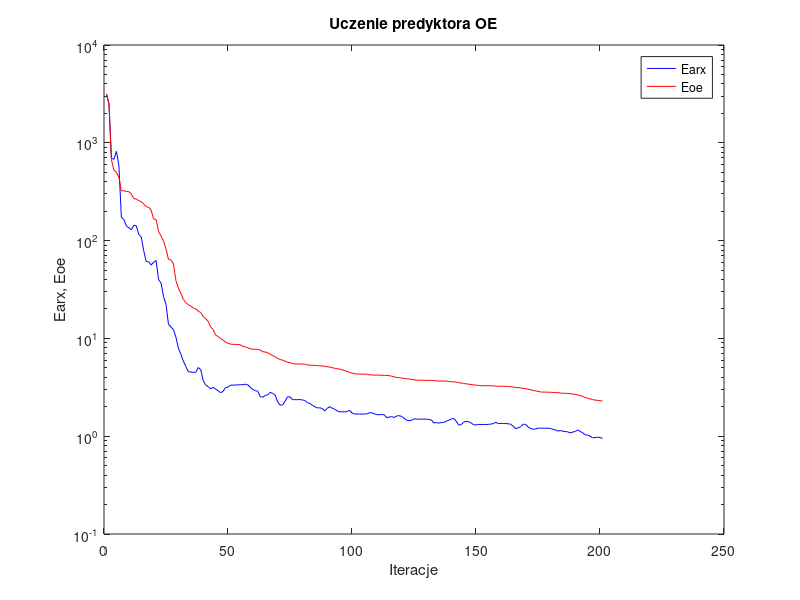
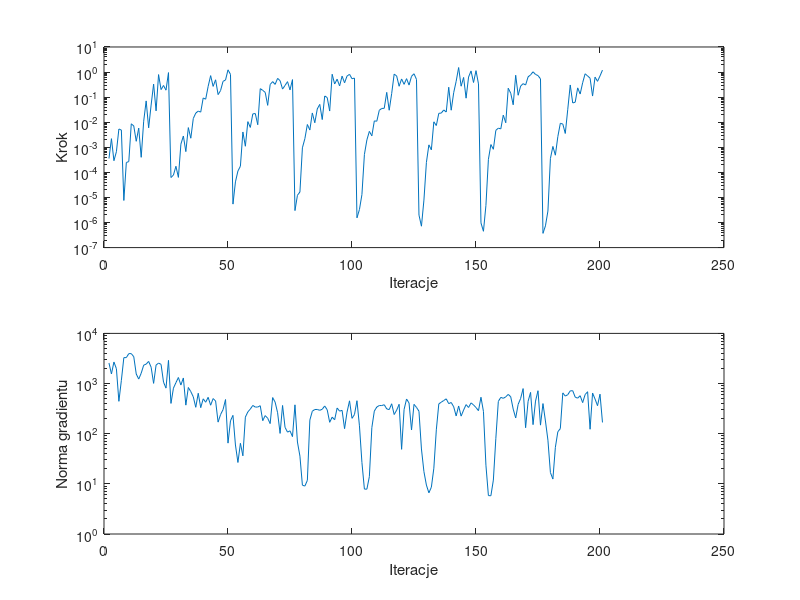

Here is the MATLAB script that generated these plots, in order:
%uczenie predyktora oe
clear all;
n=0; farx(n+1)=3.154164e+003; foe(n+1)=3.137521e+003; wspucz(n+1)=0.000000e+000; ng(n+1)=0.000000e+000;
%odnowa zmiennej metryki
n=1; farx(n+1)=2.524024e+003; foe(n+1)=2.483306e+003; krok(n+1)=3.569431e-004; ng(n+1)=2.569311e+003;
n=2; farx(n+1)=6.955816e+002; foe(n+1)=6.708656e+002; krok(n+1)=2.209886e-003; ng(n+1)=1.553250e+003;
n=3; farx(n+1)=6.783759e+002; foe(n+1)=5.246333e+002; krok(n+1)=2.917458e-004; ng(n+1)=2.688661e+003;
n=4; farx(n+1)=8.171037e+002; foe(n+1)=4.973868e+002; krok(n+1)=6.647718e-004; ng(n+1)=1.978011e+003;
n=5; farx(n+1)=5.904616e+002; foe(n+1)=4.446284e+002; krok(n+1)=5.368339e-003; ng(n+1)=4.423831e+002;
n=6; farx(n+1)=1.729339e+002; foe(n+1)=3.239636e+002; krok(n+1)=4.871925e-003; ng(n+1)=1.156336e+003;
n=7; farx(n+1)=1.647239e+002; foe(n+1)=3.227931e+002; krok(n+1)=7.578315e-006; ng(n+1)=3.284490e+003;
n=8; farx(n+1)=1.412719e+002; foe(n+1)=3.180620e+002; krok(n+1)=2.460936e-004; ng(n+1)=3.290220e+003;
n=9; farx(n+1)=1.353629e+002; foe(n+1)=3.164579e+002; krok(n+1)=2.709151e-004; ng(n+1)=3.949000e+003;
n=10; farx(n+1)=1.290539e+002; foe(n+1)=2.998487e+002; krok(n+1)=8.647968e-003; ng(n+1)=3.951042e+003;
n=11; farx(n+1)=1.432403e+002; foe(n+1)=2.681924e+002; krok(n+1)=7.088910e-003; ng(n+1)=3.426981e+003;
n=12; farx(n+1)=1.420525e+002; foe(n+1)=2.665690e+002; krok(n+1)=1.735363e-003; ng(n+1)=1.550409e+003;
n=13; farx(n+1)=1.159877e+002; foe(n+1)=2.558964e+002; krok(n+1)=5.828795e-003; ng(n+1)=1.227664e+003;
n=14; farx(n+1)=1.096652e+002; foe(n+1)=2.503362e+002; krok(n+1)=3.985828e-004; ng(n+1)=1.607900e+003;
n=15; farx(n+1)=7.906073e+001; foe(n+1)=2.365411e+002; krok(n+1)=1.095618e-002; ng(n+1)=2.326338e+003;
n=16; farx(n+1)=6.116549e+001; foe(n+1)=2.223879e+002; krok(n+1)=7.071636e-002; ng(n+1)=2.440245e+003;
n=17; farx(n+1)=6.081258e+001; foe(n+1)=2.191801e+002; krok(n+1)=5.967206e-003; ng(n+1)=2.763098e+003;
n=18; farx(n+1)=5.631583e+001; foe(n+1)=2.051050e+002; krok(n+1)=4.834060e-002; ng(n+1)=2.119044e+003;
n=19; farx(n+1)=5.999255e+001; foe(n+1)=1.664947e+002; krok(n+1)=3.307424e-001; ng(n+1)=1.008201e+003;
n=20; farx(n+1)=6.258224e+001; foe(n+1)=1.644596e+002; krok(n+1)=2.835564e-002; ng(n+1)=2.338279e+003;
n=21; farx(n+1)=4.002717e+001; foe(n+1)=1.247925e+002; krok(n+1)=7.927530e-001; ng(n+1)=2.554709e+003;
n=22; farx(n+1)=3.685443e+001; foe(n+1)=1.110074e+002; krok(n+1)=2.002215e-001; ng(n+1)=2.418693e+003;
n=23; farx(n+1)=2.672326e+001; foe(n+1)=9.903789e+001; krok(n+1)=2.910883e-001; ng(n+1)=1.066363e+003;
n=24; farx(n+1)=2.232157e+001; foe(n+1)=8.201842e+001; krok(n+1)=1.895930e-001; ng(n+1)=8.106211e+002;
n=25; farx(n+1)=1.392744e+001; foe(n+1)=6.421732e+001; krok(n+1)=9.528451e-001; ng(n+1)=2.898955e+003;
%odnowa zmiennej metryki
n=26; farx(n+1)=1.305761e+001; foe(n+1)=6.327659e+001; krok(n+1)=6.235827e-005; ng(n+1)=4.016754e+002;
n=27; farx(n+1)=1.229397e+001; foe(n+1)=5.819294e+001; krok(n+1)=7.813213e-005; ng(n+1)=8.100026e+002;
n=28; farx(n+1)=1.030296e+001; foe(n+1)=3.896617e+001; krok(n+1)=1.752601e-004; ng(n+1)=1.041622e+003;
n=29; farx(n+1)=7.950048e+000; foe(n+1)=3.265070e+001; krok(n+1)=6.307208e-005; ng(n+1)=1.320509e+003;
n=30; farx(n+1)=6.872133e+000; foe(n+1)=2.882005e+001; krok(n+1)=1.329544e-003; ng(n+1)=9.338661e+002;
n=31; farx(n+1)=5.848152e+000; foe(n+1)=2.505122e+001; krok(n+1)=2.818678e-003; ng(n+1)=1.292613e+003;
n=32; farx(n+1)=5.168059e+000; foe(n+1)=2.321599e+001; krok(n+1)=6.727176e-004; ng(n+1)=3.711614e+002;
n=33; farx(n+1)=4.568086e+000; foe(n+1)=2.205514e+001; krok(n+1)=6.100588e-003; ng(n+1)=8.348065e+002;
n=34; farx(n+1)=4.541652e+000; foe(n+1)=2.137699e+001; krok(n+1)=2.298967e-003; ng(n+1)=6.906827e+002;
n=35; farx(n+1)=4.492662e+000; foe(n+1)=2.047182e+001; krok(n+1)=1.406421e-002; ng(n+1)=5.436179e+002;
n=36; farx(n+1)=4.514558e+000; foe(n+1)=2.005508e+001; krok(n+1)=2.308292e-002; ng(n+1)=3.361502e+002;
n=37; farx(n+1)=5.040466e+000; foe(n+1)=1.905177e+001; krok(n+1)=2.779047e-002; ng(n+1)=6.404530e+002;
n=38; farx(n+1)=4.784733e+000; foe(n+1)=1.836511e+001; krok(n+1)=2.527804e-002; ng(n+1)=3.304628e+002;
n=39; farx(n+1)=3.718209e+000; foe(n+1)=1.671511e+001; krok(n+1)=9.278549e-002; ng(n+1)=4.955201e+002;
n=40; farx(n+1)=3.326010e+000; foe(n+1)=1.588503e+001; krok(n+1)=8.276012e-002; ng(n+1)=4.241224e+002;
n=41; farx(n+1)=3.215181e+000; foe(n+1)=1.496672e+001; krok(n+1)=2.694718e-001; ng(n+1)=5.314596e+002;
n=42; farx(n+1)=3.050976e+000; foe(n+1)=1.308648e+001; krok(n+1)=7.214488e-001; ng(n+1)=3.697049e+002;
n=43; farx(n+1)=3.152002e+000; foe(n+1)=1.234756e+001; krok(n+1)=2.681247e-001; ng(n+1)=5.019903e+002;
n=44; farx(n+1)=3.031461e+000; foe(n+1)=1.080308e+001; krok(n+1)=4.915350e-001; ng(n+1)=4.489422e+002;
n=45; farx(n+1)=2.921049e+000; foe(n+1)=1.046702e+001; krok(n+1)=1.261477e-001; ng(n+1)=1.701603e+002;
n=46; farx(n+1)=2.780057e+000; foe(n+1)=9.950861e+000; krok(n+1)=1.827549e-001; ng(n+1)=2.409435e+002;
n=47; farx(n+1)=2.877100e+000; foe(n+1)=9.653613e+000; krok(n+1)=4.268310e-001; ng(n+1)=3.020127e+002;
n=48; farx(n+1)=3.143083e+000; foe(n+1)=9.132950e+000; krok(n+1)=4.817451e-001; ng(n+1)=4.802882e+002;
n=49; farx(n+1)=3.180671e+000; foe(n+1)=8.948347e+000; krok(n+1)=1.226779e+000; ng(n+1)=6.487379e+001;
n=50; farx(n+1)=3.327309e+000; foe(n+1)=8.726989e+000; krok(n+1)=8.083004e-001; ng(n+1)=1.809783e+002;
%odnowa zmiennej metryki
n=51; farx(n+1)=3.325775e+000; foe(n+1)=8.699692e+000; krok(n+1)=5.421647e-006; ng(n+1)=2.320751e+002;
n=52; farx(n+1)=3.340748e+000; foe(n+1)=8.682967e+000; krok(n+1)=4.185317e-005; ng(n+1)=5.953004e+001;
n=53; farx(n+1)=3.344605e+000; foe(n+1)=8.675806e+000; krok(n+1)=1.131625e-004; ng(n+1)=2.668876e+001;
n=54; farx(n+1)=3.363297e+000; foe(n+1)=8.616298e+000; krok(n+1)=1.758667e-004; ng(n+1)=6.441926e+001;
n=55; farx(n+1)=3.359379e+000; foe(n+1)=8.273384e+000; krok(n+1)=4.080593e-003; ng(n+1)=3.621616e+001;
n=56; farx(n+1)=3.401909e+000; foe(n+1)=8.201641e+000; krok(n+1)=1.100811e-003; ng(n+1)=2.141817e+002;
n=57; farx(n+1)=3.351614e+000; foe(n+1)=8.028931e+000; krok(n+1)=1.053841e-002; ng(n+1)=2.719039e+002;
n=58; farx(n+1)=3.153754e+000; foe(n+1)=7.818495e+000; krok(n+1)=6.192369e-003; ng(n+1)=3.100058e+002;
n=59; farx(n+1)=3.007091e+000; foe(n+1)=7.757312e+000; krok(n+1)=2.147336e-002; ng(n+1)=3.661544e+002;
n=60; farx(n+1)=2.925788e+000; foe(n+1)=7.734703e+000; krok(n+1)=2.223039e-002; ng(n+1)=3.393644e+002;
n=61; farx(n+1)=2.885991e+000; foe(n+1)=7.722005e+000; krok(n+1)=7.932207e-003; ng(n+1)=3.401205e+002;
n=62; farx(n+1)=2.540135e+000; foe(n+1)=7.594964e+000; krok(n+1)=2.181689e-001; ng(n+1)=3.611646e+002;
n=63; farx(n+1)=2.503830e+000; foe(n+1)=7.322066e+000; krok(n+1)=1.865388e-001; ng(n+1)=1.818366e+002;
n=64; farx(n+1)=2.616355e+000; foe(n+1)=7.255673e+000; krok(n+1)=1.550674e-001; ng(n+1)=2.295868e+002;
n=65; farx(n+1)=2.639390e+000; foe(n+1)=7.150012e+000; krok(n+1)=4.703297e-002; ng(n+1)=2.033756e+002;
n=66; farx(n+1)=2.811299e+000; foe(n+1)=6.896155e+000; krok(n+1)=3.185792e-001; ng(n+1)=1.590923e+002;
n=67; farx(n+1)=2.740935e+000; foe(n+1)=6.669079e+000; krok(n+1)=4.158012e-001; ng(n+1)=5.254174e+002;
n=68; farx(n+1)=2.632879e+000; foe(n+1)=6.501475e+000; krok(n+1)=3.217882e-001; ng(n+1)=4.261561e+002;
n=69; farx(n+1)=2.249516e+000; foe(n+1)=6.237005e+000; krok(n+1)=5.600723e-001; ng(n+1)=2.616569e+002;
n=70; farx(n+1)=2.077483e+000; foe(n+1)=6.086143e+000; krok(n+1)=4.536903e-001; ng(n+1)=1.012892e+002;
n=71; farx(n+1)=2.085883e+000; foe(n+1)=5.987816e+000; krok(n+1)=2.094296e-001; ng(n+1)=3.656585e+002;
n=72; farx(n+1)=2.274572e+000; foe(n+1)=5.852734e+000; krok(n+1)=2.928871e-001; ng(n+1)=1.337474e+002;
n=73; farx(n+1)=2.530936e+000; foe(n+1)=5.696598e+000; krok(n+1)=4.147513e-001; ng(n+1)=1.074561e+002;
n=74; farx(n+1)=2.524578e+000; foe(n+1)=5.661512e+000; krok(n+1)=1.942977e-001; ng(n+1)=1.141602e+002;
n=75; farx(n+1)=2.364468e+000; foe(n+1)=5.518825e+000; krok(n+1)=5.005768e-001; ng(n+1)=8.750813e+001;
%odnowa zmiennej metryki
n=76; farx(n+1)=2.363029e+000; foe(n+1)=5.483499e+000; krok(n+1)=2.990241e-006; ng(n+1)=3.762438e+002;
n=77; farx(n+1)=2.365820e+000; foe(n+1)=5.478433e+000; krok(n+1)=1.222055e-005; ng(n+1)=6.824086e+001;
n=78; farx(n+1)=2.368374e+000; foe(n+1)=5.476581e+000; krok(n+1)=1.649119e-005; ng(n+1)=3.572593e+001;
n=79; farx(n+1)=2.350094e+000; foe(n+1)=5.469103e+000; krok(n+1)=9.532898e-004; ng(n+1)=9.400197e+000;
n=80; farx(n+1)=2.318191e+000; foe(n+1)=5.455295e+000; krok(n+1)=2.218843e-003; ng(n+1)=9.030758e+000;
n=81; farx(n+1)=2.201059e+000; foe(n+1)=5.351357e+000; krok(n+1)=8.108299e-003; ng(n+1)=1.173748e+001;
n=82; farx(n+1)=2.165476e+000; foe(n+1)=5.332460e+000; krok(n+1)=4.889122e-003; ng(n+1)=1.869824e+002;
n=83; farx(n+1)=2.069770e+000; foe(n+1)=5.312583e+000; krok(n+1)=2.339865e-002; ng(n+1)=2.806642e+002;
n=84; farx(n+1)=2.004420e+000; foe(n+1)=5.297570e+000; krok(n+1)=9.506102e-003; ng(n+1)=3.037741e+002;
n=85; farx(n+1)=1.944603e+000; foe(n+1)=5.272187e+000; krok(n+1)=3.388472e-002; ng(n+1)=3.042669e+002;
n=86; farx(n+1)=1.953346e+000; foe(n+1)=5.232086e+000; krok(n+1)=5.140248e-002; ng(n+1)=2.926493e+002;
n=87; farx(n+1)=1.920043e+000; foe(n+1)=5.219877e+000; krok(n+1)=1.274938e-002; ng(n+1)=3.074160e+002;
n=88; farx(n+1)=1.811476e+000; foe(n+1)=5.183459e+000; krok(n+1)=1.113003e-001; ng(n+1)=3.572155e+002;
n=89; farx(n+1)=1.923225e+000; foe(n+1)=5.117251e+000; krok(n+1)=9.636975e-002; ng(n+1)=2.999850e+002;
n=90; farx(n+1)=2.005666e+000; foe(n+1)=5.105836e+000; krok(n+1)=2.788265e-002; ng(n+1)=1.687577e+002;
n=91; farx(n+1)=1.933619e+000; foe(n+1)=5.015936e+000; krok(n+1)=8.179879e-001; ng(n+1)=2.136488e+002;
n=92; farx(n+1)=1.887653e+000; foe(n+1)=4.952881e+000; krok(n+1)=3.337224e-001; ng(n+1)=1.895730e+002;
n=93; farx(n+1)=1.816493e+000; foe(n+1)=4.891476e+000; krok(n+1)=5.203615e-001; ng(n+1)=3.250623e+002;
n=94; farx(n+1)=1.773428e+000; foe(n+1)=4.857489e+000; krok(n+1)=2.798246e-001; ng(n+1)=2.818379e+002;
n=95; farx(n+1)=1.778122e+000; foe(n+1)=4.780886e+000; krok(n+1)=6.888628e-001; ng(n+1)=2.921307e+002;
n=96; farx(n+1)=1.769431e+000; foe(n+1)=4.691210e+000; krok(n+1)=3.730916e-001; ng(n+1)=1.260409e+002;
n=97; farx(n+1)=1.787814e+000; foe(n+1)=4.609853e+000; krok(n+1)=6.930078e-001; ng(n+1)=2.694033e+002;
n=98; farx(n+1)=1.837411e+000; foe(n+1)=4.492694e+000; krok(n+1)=8.127796e-001; ng(n+1)=4.521143e+002;
n=99; farx(n+1)=1.724689e+000; foe(n+1)=4.417337e+000; krok(n+1)=5.422916e-001; ng(n+1)=2.023118e+002;
n=100; farx(n+1)=1.687656e+000; foe(n+1)=4.357263e+000; krok(n+1)=5.738785e-001; ng(n+1)=2.412084e+002;
%odnowa zmiennej metryki
n=101; farx(n+1)=1.685349e+000; foe(n+1)=4.324534e+000; krok(n+1)=1.536993e-006; ng(n+1)=4.547007e+002;
n=102; farx(n+1)=1.684616e+000; foe(n+1)=4.314057e+000; krok(n+1)=3.300567e-006; ng(n+1)=1.436089e+002;
n=103; farx(n+1)=1.683425e+000; foe(n+1)=4.313077e+000; krok(n+1)=1.302585e-005; ng(n+1)=2.667669e+001;
n=104; farx(n+1)=1.684829e+000; foe(n+1)=4.309925e+000; krok(n+1)=5.148205e-004; ng(n+1)=7.861410e+000;
n=105; farx(n+1)=1.693036e+000; foe(n+1)=4.301195e+000; krok(n+1)=1.970836e-003; ng(n+1)=7.837734e+000;
n=106; farx(n+1)=1.733650e+000; foe(n+1)=4.245109e+000; krok(n+1)=4.312903e-003; ng(n+1)=1.394695e+001;
n=107; farx(n+1)=1.737268e+000; foe(n+1)=4.226036e+000; krok(n+1)=2.855545e-003; ng(n+1)=1.320490e+002;
n=108; farx(n+1)=1.693007e+000; foe(n+1)=4.217824e+000; krok(n+1)=1.127471e-002; ng(n+1)=2.825146e+002;
n=109; farx(n+1)=1.659863e+000; foe(n+1)=4.214116e+000; krok(n+1)=1.095618e-002; ng(n+1)=3.405191e+002;
n=110; farx(n+1)=1.656087e+000; foe(n+1)=4.206451e+000; krok(n+1)=2.991958e-002; ng(n+1)=3.643682e+002;
n=111; farx(n+1)=1.667326e+000; foe(n+1)=4.202229e+000; krok(n+1)=3.535818e-002; ng(n+1)=3.642208e+002;
n=112; farx(n+1)=1.655608e+000; foe(n+1)=4.193817e+000; krok(n+1)=3.586741e-002; ng(n+1)=3.778320e+002;
n=113; farx(n+1)=1.542939e+000; foe(n+1)=4.174334e+000; krok(n+1)=1.549330e-001; ng(n+1)=3.123716e+002;
n=114; farx(n+1)=1.572800e+000; foe(n+1)=4.163192e+000; krok(n+1)=3.001959e-002; ng(n+1)=3.023410e+002;
n=115; farx(n+1)=1.583284e+000; foe(n+1)=4.100673e+000; krok(n+1)=1.400181e-001; ng(n+1)=3.949618e+002;
n=116; farx(n+1)=1.554630e+000; foe(n+1)=4.045300e+000; krok(n+1)=8.252141e-001; ng(n+1)=2.410370e+002;
n=117; farx(n+1)=1.607098e+000; foe(n+1)=3.993653e+000; krok(n+1)=7.021280e-001; ng(n+1)=2.944458e+002;
n=118; farx(n+1)=1.623206e+000; foe(n+1)=3.972064e+000; krok(n+1)=2.715719e-001; ng(n+1)=3.857327e+002;
n=119; farx(n+1)=1.592723e+000; foe(n+1)=3.927269e+000; krok(n+1)=5.312625e-001; ng(n+1)=4.878063e+001;
n=120; farx(n+1)=1.528610e+000; foe(n+1)=3.899283e+000; krok(n+1)=3.238984e-001; ng(n+1)=3.039038e+002;
n=121; farx(n+1)=1.455774e+000; foe(n+1)=3.867321e+000; krok(n+1)=5.461275e-001; ng(n+1)=4.920819e+002;
n=122; farx(n+1)=1.443132e+000; foe(n+1)=3.846186e+000; krok(n+1)=3.029139e-001; ng(n+1)=4.086663e+002;
n=123; farx(n+1)=1.454513e+000; foe(n+1)=3.809799e+000; krok(n+1)=6.761661e-001; ng(n+1)=1.184641e+002;
n=124; farx(n+1)=1.505408e+000; foe(n+1)=3.767879e+000; krok(n+1)=8.576098e-001; ng(n+1)=3.847340e+002;
n=125; farx(n+1)=1.494561e+000; foe(n+1)=3.743180e+000; krok(n+1)=5.101414e-001; ng(n+1)=3.349852e+002;
%odnowa zmiennej metryki
n=126; farx(n+1)=1.494201e+000; foe(n+1)=3.730086e+000; krok(n+1)=1.993765e-006; ng(n+1)=2.808248e+002;
n=127; farx(n+1)=1.494247e+000; foe(n+1)=3.729887e+000; krok(n+1)=7.131754e-007; ng(n+1)=4.957806e+001;
n=128; farx(n+1)=1.494578e+000; foe(n+1)=3.729616e+000; krok(n+1)=7.835092e-006; ng(n+1)=1.753797e+001;
n=129; farx(n+1)=1.492801e+000; foe(n+1)=3.727714e+000; krok(n+1)=2.493753e-004; ng(n+1)=9.454087e+000;
n=130; farx(n+1)=1.480829e+000; foe(n+1)=3.722349e+000; krok(n+1)=1.250908e-003; ng(n+1)=6.622862e+000;
n=131; farx(n+1)=1.465155e+000; foe(n+1)=3.718266e+000; krok(n+1)=7.893559e-004; ng(n+1)=8.569571e+000;
n=132; farx(n+1)=1.369095e+000; foe(n+1)=3.694741e+000; krok(n+1)=1.037360e-002; ng(n+1)=2.051686e+001;
n=133; farx(n+1)=1.377600e+000; foe(n+1)=3.675927e+000; krok(n+1)=7.385876e-003; ng(n+1)=1.194361e+002;
n=134; farx(n+1)=1.361426e+000; foe(n+1)=3.670613e+000; krok(n+1)=2.262062e-002; ng(n+1)=3.932026e+002;
n=135; farx(n+1)=1.376350e+000; foe(n+1)=3.667894e+000; krok(n+1)=2.316852e-002; ng(n+1)=4.249326e+002;
n=136; farx(n+1)=1.383149e+000; foe(n+1)=3.665824e+000; krok(n+1)=3.085256e-002; ng(n+1)=4.591151e+002;
n=137; farx(n+1)=1.423398e+000; foe(n+1)=3.657905e+000; krok(n+1)=2.539936e-002; ng(n+1)=4.953837e+002;
n=138; farx(n+1)=1.454175e+000; foe(n+1)=3.626252e+000; krok(n+1)=2.482455e-001; ng(n+1)=3.969970e+002;
n=139; farx(n+1)=1.494602e+000; foe(n+1)=3.609289e+000; krok(n+1)=3.012318e-002; ng(n+1)=4.191561e+002;
n=140; farx(n+1)=1.525873e+000; foe(n+1)=3.599334e+000; krok(n+1)=1.505524e-001; ng(n+1)=3.444822e+002;
n=141; farx(n+1)=1.426396e+000; foe(n+1)=3.576289e+000; krok(n+1)=4.288049e-001; ng(n+1)=2.258335e+002;
n=142; farx(n+1)=1.299621e+000; foe(n+1)=3.518955e+000; krok(n+1)=1.516744e+000; ng(n+1)=3.570528e+002;
n=143; farx(n+1)=1.311730e+000; foe(n+1)=3.504549e+000; krok(n+1)=2.730638e-001; ng(n+1)=2.241502e+002;
n=144; farx(n+1)=1.393015e+000; foe(n+1)=3.451315e+000; krok(n+1)=6.101385e-001; ng(n+1)=2.956357e+002;
n=145; farx(n+1)=1.420448e+000; foe(n+1)=3.436049e+000; krok(n+1)=9.089589e-002; ng(n+1)=3.801820e+002;
n=146; farx(n+1)=1.409688e+000; foe(n+1)=3.406473e+000; krok(n+1)=6.328829e-001; ng(n+1)=3.332718e+002;
n=147; farx(n+1)=1.369059e+000; foe(n+1)=3.380031e+000; krok(n+1)=1.109668e+000; ng(n+1)=4.113239e+002;
n=148; farx(n+1)=1.311864e+000; foe(n+1)=3.354278e+000; krok(n+1)=3.839848e-001; ng(n+1)=3.751914e+002;
n=149; farx(n+1)=1.303339e+000; foe(n+1)=3.325926e+000; krok(n+1)=1.138091e+000; ng(n+1)=3.321017e+002;
n=150; farx(n+1)=1.318515e+000; foe(n+1)=3.309741e+000; krok(n+1)=3.372291e-001; ng(n+1)=2.878695e+002;
%odnowa zmiennej metryki
n=151; farx(n+1)=1.318019e+000; foe(n+1)=3.287203e+000; krok(n+1)=9.682870e-007; ng(n+1)=5.333706e+002;
n=152; farx(n+1)=1.318109e+000; foe(n+1)=3.283400e+000; krok(n+1)=4.473109e-007; ng(n+1)=2.781934e+002;
n=153; farx(n+1)=1.318420e+000; foe(n+1)=3.283152e+000; krok(n+1)=4.799464e-006; ng(n+1)=2.357006e+001;
n=154; farx(n+1)=1.319916e+000; foe(n+1)=3.282307e+000; krok(n+1)=3.301872e-004; ng(n+1)=5.835175e+000;
n=155; farx(n+1)=1.330730e+000; foe(n+1)=3.278993e+000; krok(n+1)=1.284363e-003; ng(n+1)=5.787146e+000;
n=156; farx(n+1)=1.347092e+000; foe(n+1)=3.273415e+000; krok(n+1)=8.336543e-004; ng(n+1)=1.189718e+001;
n=157; farx(n+1)=1.386478e+000; foe(n+1)=3.252213e+000; krok(n+1)=4.743100e-003; ng(n+1)=8.098404e+001;
n=158; farx(n+1)=1.347369e+000; foe(n+1)=3.244114e+000; krok(n+1)=5.801633e-003; ng(n+1)=4.402646e+002;
n=159; farx(n+1)=1.351211e+000; foe(n+1)=3.240878e+000; krok(n+1)=5.414124e-003; ng(n+1)=5.307718e+002;
n=160; farx(n+1)=1.346007e+000; foe(n+1)=3.238887e+000; krok(n+1)=1.916842e-002; ng(n+1)=5.073082e+002;
n=161; farx(n+1)=1.348264e+000; foe(n+1)=3.236843e+000; krok(n+1)=9.513276e-003; ng(n+1)=5.433142e+002;
n=162; farx(n+1)=1.340249e+000; foe(n+1)=3.225742e+000; krok(n+1)=2.268451e-001; ng(n+1)=6.075003e+002;
n=163; farx(n+1)=1.324789e+000; foe(n+1)=3.201494e+000; krok(n+1)=1.434696e-001; ng(n+1)=5.444890e+002;
n=164; farx(n+1)=1.262792e+000; foe(n+1)=3.184927e+000; krok(n+1)=4.953895e-002; ng(n+1)=3.090242e+002;
n=165; farx(n+1)=1.194338e+000; foe(n+1)=3.152612e+000; krok(n+1)=7.460858e-001; ng(n+1)=2.059362e+002;
n=166; farx(n+1)=1.216774e+000; foe(n+1)=3.141903e+000; krok(n+1)=1.189066e-001; ng(n+1)=3.850027e+002;
n=167; farx(n+1)=1.249598e+000; foe(n+1)=3.119831e+000; krok(n+1)=2.760258e-001; ng(n+1)=5.062243e+002;
n=168; farx(n+1)=1.324470e+000; foe(n+1)=3.086399e+000; krok(n+1)=3.456460e-001; ng(n+1)=7.936678e+002;
n=169; farx(n+1)=1.323692e+000; foe(n+1)=3.071387e+000; krok(n+1)=3.038513e-001; ng(n+1)=1.315951e+002;
n=170; farx(n+1)=1.243735e+000; foe(n+1)=3.020392e+000; krok(n+1)=6.428475e-001; ng(n+1)=4.418463e+002;
n=171; farx(n+1)=1.202636e+000; foe(n+1)=2.987617e+000; krok(n+1)=7.704536e-001; ng(n+1)=6.660418e+002;
n=172; farx(n+1)=1.178444e+000; foe(n+1)=2.938287e+000; krok(n+1)=1.026961e+000; ng(n+1)=1.515361e+002;
n=173; farx(n+1)=1.185696e+000; foe(n+1)=2.908065e+000; krok(n+1)=8.027177e-001; ng(n+1)=4.473556e+002;
n=174; farx(n+1)=1.209815e+000; foe(n+1)=2.876968e+000; krok(n+1)=7.248392e-001; ng(n+1)=7.193882e+002;
n=175; farx(n+1)=1.208423e+000; foe(n+1)=2.833852e+000; krok(n+1)=5.353665e-001; ng(n+1)=1.482152e+002;
%odnowa zmiennej metryki
n=176; farx(n+1)=1.208046e+000; foe(n+1)=2.825759e+000; krok(n+1)=3.695687e-007; ng(n+1)=3.987905e+002;
n=177; farx(n+1)=1.207919e+000; foe(n+1)=2.822347e+000; krok(n+1)=7.365670e-007; ng(n+1)=1.792002e+002;
n=178; farx(n+1)=1.207360e+000; foe(n+1)=2.820864e+000; krok(n+1)=2.876540e-006; ng(n+1)=7.436045e+001;
n=179; farx(n+1)=1.200941e+000; foe(n+1)=2.810866e+000; krok(n+1)=3.550621e-004; ng(n+1)=1.681833e+001;
n=180; farx(n+1)=1.177666e+000; foe(n+1)=2.803760e+000; krok(n+1)=1.083660e-003; ng(n+1)=1.246556e+001;
n=181; farx(n+1)=1.160244e+000; foe(n+1)=2.797912e+000; krok(n+1)=4.838020e-004; ng(n+1)=5.339942e+001;
n=182; farx(n+1)=1.129055e+000; foe(n+1)=2.789661e+000; krok(n+1)=2.677949e-003; ng(n+1)=1.096022e+002;
n=183; farx(n+1)=1.142438e+000; foe(n+1)=2.765263e+000; krok(n+1)=9.050552e-003; ng(n+1)=1.260810e+002;
n=184; farx(n+1)=1.123350e+000; foe(n+1)=2.747342e+000; krok(n+1)=8.442897e-003; ng(n+1)=6.513716e+002;
n=185; farx(n+1)=1.117081e+000; foe(n+1)=2.744205e+000; krok(n+1)=3.558977e-003; ng(n+1)=5.621845e+002;
n=186; farx(n+1)=1.108113e+000; foe(n+1)=2.740272e+000; krok(n+1)=3.280985e-002; ng(n+1)=5.992962e+002;
n=187; farx(n+1)=1.080696e+000; foe(n+1)=2.717543e+000; krok(n+1)=3.056660e-001; ng(n+1)=7.152235e+002;
n=188; farx(n+1)=1.101272e+000; foe(n+1)=2.698490e+000; krok(n+1)=5.857529e-002; ng(n+1)=7.197228e+002;
n=189; farx(n+1)=1.119311e+000; foe(n+1)=2.676142e+000; krok(n+1)=6.288276e-002; ng(n+1)=5.348572e+002;
n=190; farx(n+1)=1.157111e+000; foe(n+1)=2.640214e+000; krok(n+1)=2.343012e-001; ng(n+1)=5.114854e+002;
n=191; farx(n+1)=1.119898e+000; foe(n+1)=2.602356e+000; krok(n+1)=1.328156e-001; ng(n+1)=5.721697e+002;
n=192; farx(n+1)=1.084582e+000; foe(n+1)=2.556214e+000; krok(n+1)=3.745525e-001; ng(n+1)=4.164246e+002;
n=193; farx(n+1)=1.035160e+000; foe(n+1)=2.486402e+000; krok(n+1)=8.536620e-001; ng(n+1)=6.020750e+002;
n=194; farx(n+1)=1.025818e+000; foe(n+1)=2.443566e+000; krok(n+1)=7.011953e-001; ng(n+1)=6.870819e+002;
n=195; farx(n+1)=9.991141e-001; foe(n+1)=2.409665e+000; krok(n+1)=5.690454e-001; ng(n+1)=1.226549e+002;
n=196; farx(n+1)=9.645587e-001; foe(n+1)=2.369000e+000; krok(n+1)=1.104861e-001; ng(n+1)=6.479834e+002;
n=197; farx(n+1)=9.676975e-001; foe(n+1)=2.339044e+000; krok(n+1)=6.273059e-001; ng(n+1)=4.909900e+002;
n=198; farx(n+1)=9.796794e-001; foe(n+1)=2.323384e+000; krok(n+1)=4.268310e-001; ng(n+1)=3.617101e+002;
n=199; farx(n+1)=9.675148e-001; foe(n+1)=2.304983e+000; krok(n+1)=7.011953e-001; ng(n+1)=6.138619e+002;
n=200; farx(n+1)=9.503138e-001; foe(n+1)=2.289571e+000; krok(n+1)=1.195293e+000; ng(n+1)=1.676150e+002;

figure; semilogy(farx,'b'); hold on; semilogy(foe,'r'); xlabel('Iteracje'); ylabel('Earx, Eoe'); legend('Earx','Eoe'); title('Uczenie predyktora OE');
figure; subplot(2,1,1); semilogy(krok); xlabel('Iteracje'); ylabel('Krok');
subplot(2,1,2); semilogy(ng); xlabel('Iteracje'); ylabel('Norma gradientu');
Earx=farx(n+1)
Eoe=foe(n+1)
